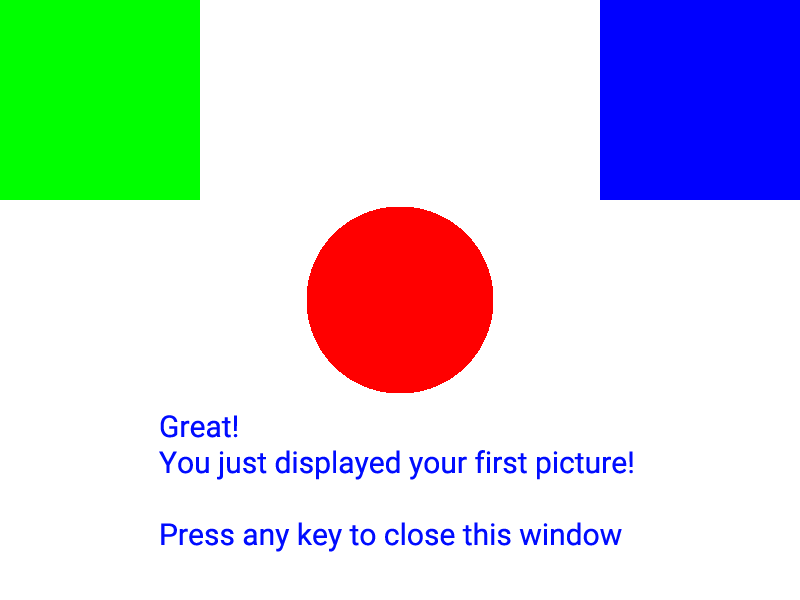
#> input picture 3. 비전 AI/0430/51_CV_images/image001.png, 800 x 600 px; the run also reads 1 picture not shown here
$ jupyter execute '51_Introduction to Computer Vision.ipynb'   (text cells are left out)
#> lines starting #> are read from the running program, lines starting #| are printed output that depends on the picture; after the words box and inside, x2 and y2 are one past the last pixel; in counts of white or black regions, pixels touching at a corner belong together
[cell 1]
import cv2              # OpenCV 라이브러리 가져오기
import numpy as np      # Numpy 라이브러리 가져오기
import sys

print ("You have successfully installed OpenCV version "+cv2.__version__)
print ("Your version of Python is " + sys.version)

[cell 2]
img = cv2.imread("51_CV_images/image001.png")   # 이미지 파일을 메모리에 읽기
#> img is the input picture: shape (600, 800, 3); mean B, G, R 219.1, 215.6, 208.8
cv2.imshow("Image", img)                  # 해당 이미지 표시

cv2.waitKey(0)                            # 아무키나 누르면 이미지 표시창이 종료됩니다.
cv2.destroyAllWindows()

[cell 3]
print (img[:,:,2].shape)
#| (600, 800)

[cell 4]
def matdraw(img):
    plt.axis('off') # 창에있는 x축 y축 제거
    plt.imshow(cv2.cvtColor(img, cv2.COLOR_BGR2RGB))
    plt.show()

# 다수 mat 그리기 함수
# [6 lines left out: function matsdraw, not called in this run]

[cell 5]
# your code here
from skimage import io
import matplotlib.pyplot as plt

img1 = cv2.imread("./51_CV_images/image001.png")
matdraw(img1)

[cell 6]
camera = cv2.VideoCapture(0) #' 첫 번째' 카메라(웹캠)로 VideoCapture 객체 생성

while(True):
    ret, frame = camera.read()                              # 프레임 단위로 캡처
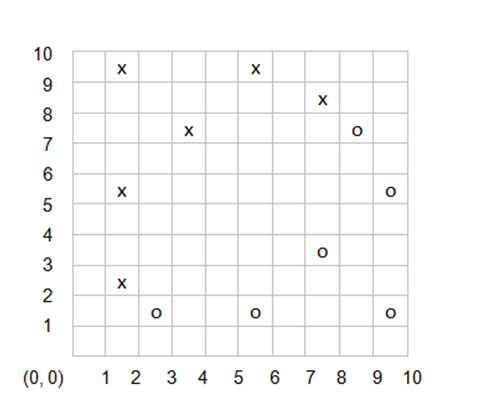
#> input picture 3. 비전 AI/0430/52_CV_images/svm1.jpg, 500 x 400 px, given in place of the camera
#> frame is the input picture: shape (400, 500, 3); mean B, G, R 249.7, 249.8, 249.8
    cv2.imshow('Press Spacebar to Exit',frame)              # 프레임 표시

    if cv2.waitKey(1) & 0xFF == ord(' '):  # 스페이스바가 감지되면 중지
#> (key Esc is pressed here)
        break

camera.release()                           # 스페이스바가 감지된 후 창을 종료
cv2.destroyAllWindows()

[cell 7]
print(img.shape)          # 이 이미지의 크기는 얼마입니까?
#| (600, 800, 3)
                          # 너비, 높이, 채널은 수는?
                          # 힌트: 이미지는 Numpy 배열에서 (높이, 너비, 채널)로 표시됩니다.

[cell 8]
print(img[0,0])           # 배열의 인덱싱은 왼쪽위부터 (0, 0)으로 시작시작합니다.
#| [  0 255   0]
                          # 힌트: OpenCV에서 채널의 순서는 BGR 입니다.

[cell 9]
# your code here
print(img[0, -1])                          # 힌트: 맨 오른쪽 픽셀은 800이 아니라 799입니다. Numpy 배열 인덱싱은 0부터 시작합니다.
#| [255   0   0]

[cell 10]
# your code here
print(img[(img.shape[0]//2), (img.shape[1]//2)])
#| [  0   0 255]

[cell 11]
img = cv2.imread("51_CV_images/image001.png")
grey = cv2.cvtColor(img, cv2.COLOR_BGR2GRAY)  # 색상을 BGR에서 회색조로 변환
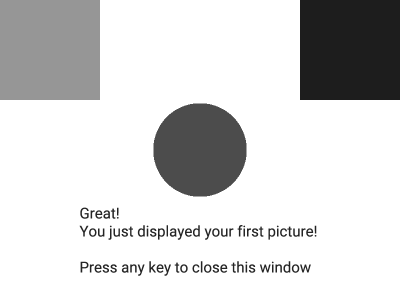
#> grey: shape (600, 800) (shown at 1/2 size); min 29, max 255, mean 214
cv2.imshow("Grey",grey)

cv2.waitKey(0)                                # 아무 키나 누른 후 창 종료
cv2.destroyAllWindows()

[cell 12]
# your code here

img2 = cv2.imread("./51_CV_images/image001.jpg")
gray = cv2.cvtColor(img2, cv2.COLOR_BGR2GRAY)
plt.imshow(gray, cmap='gray')
plt.show()

[cell 13]
#your code here                      # 출력된 크기가 이전의 img.shape와 다른가요?
gray.shape

[cell 14]
#your code here           # 이미지의 왼쪽 상단 모서리의 색상은 무엇입니까? 배열 인덱싱은 0부터 시작합니다.
                          # 원본 이미지의 결과와 무엇이 다른가요?
print(gray[0, 0])
#| 150

[cell 15]
#your code here          # 이미지의 오른쪽 상단 모서리의 색상은 무엇입니까?
                           # 원본 이미지의 결과와 무엇이 다른가요?
print(gray[0, -1])
#| 29

[cell 16]
# 오른쪽 상단에 있는 사각형의 픽셀 강도가 29임을 기억하십시오.
# 이제 29보다 큰 값을 가진 모든 것은 255(흰색)로 표시합니다.
# 이것은 임계값을 29로 설정하고 있음을 의미합니다.

ret,thresholded = cv2.threshold(grey,29,255,cv2.THRESH_BINARY)
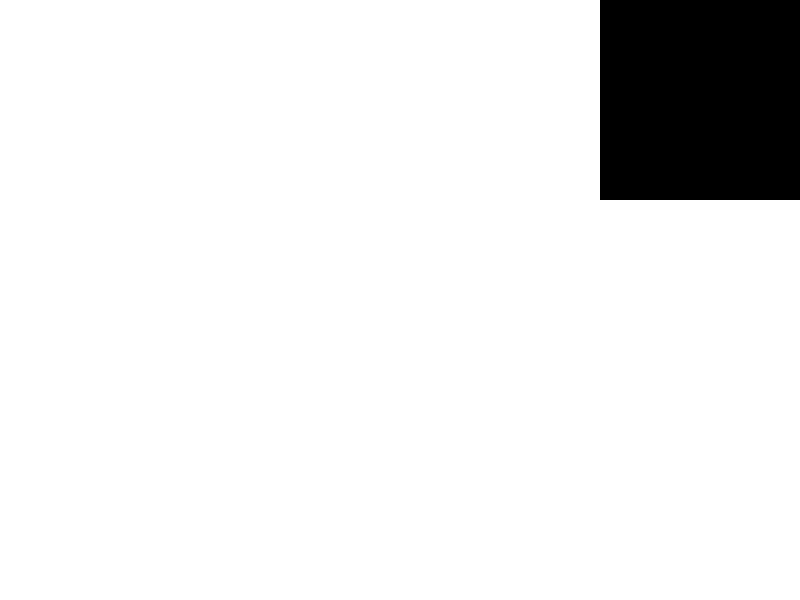
#> thresholded: shape (600, 800); 91.7% white; 1 black region, box (x1, y1, x2, y2) and area: (600, 0, 800, 200) 40000
cv2.imshow("Thresholded",thresholded)

cv2.waitKey(0)                            # 아무 키나 누른 후 창 종료
cv2.destroyAllWindows()

[cell 17]
#your code here
ret2,thresholded2 = cv2.threshold(grey,200,255,cv2.THRESH_BINARY)
#> thresholded2: shape (600, 800); 75.8% white; 78 black regions (8 under 20 px), largest, box (x1, y1, x2, y2) and area: (0, 0, 200, 200) 40000, (600, 0, 800, 200) 40000, (307, 207, 493, 393) 27512
cv2.imshow("Thresholded",thresholded2)

cv2.waitKey(0)                             # 아무 키나 누른 후 창 종료
cv2.destroyAllWindows()

[cell 18]
ret,thresholded = cv2.threshold(grey,29,255,cv2.THRESH_BINARY_INV)    #we use cv2.THRESH_BINARY_INV instead of cv2.THRESH_BINARY
cv2.imshow("Thresholded",thresholded)

cv2.waitKey(0)                             # 아무 키나 누른 후 창 종료
cv2.destroyAllWindows()

[cell 19]
#your code here
ret2,thresholded2 = cv2.threshold(grey,200,255,cv2.THRESH_BINARY_INV)
cv2.imshow("Thresholded",thresholded2)

cv2.waitKey(0)                             # 아무 키나 누른 후 창 종료
cv2.destroyAllWindows()

[cell 20]
ret,thresholded = cv2.threshold(grey,29,255,cv2.THRESH_BINARY_INV)

masked = cv2.bitwise_and(img, img, mask = thresholded)
cv2.imshow("Masked", masked)

cv2.waitKey(0)                            # 아무 키나 누른 후 창 종료
cv2.destroyAllWindows()

[cell 21]
mask = img.copy()                         # 우리가 만들 마스크 이미지. 초기 이미지의 복사본으로 초기화합니다.
(b,g,r) = cv2.split(img)                  # BGR 이미지를  각 채널별로 분할하여 별도로 작업할 수 있습니다.
#> b: shape (600, 800); 85.9% white; 2 black regions, box (x1, y1, x2, y2) and area: (0, 0, 200, 200) 40000, (307, 207, 493, 393) 27512
mask[(b==255)&(g==255)&(r==255)] = 0     # 흰색 배경(BGR 채널이 모두 255인 경우)을 0(검정색)으로 변경합니다.

cv2.imshow("Mask",mask)

cv2.waitKey(0)                            # 아무 키나 누른 후 창 종료
cv2.destroyAllWindows()

[cell 22]
cv2.imshow("Blue Mask",mask[:,:,0])       # 단어가 어떻게 파란색인지 주목하십시오.
cv2.waitKey(0)                            # 아무 키나 누른 후 창 종료
cv2.destroyAllWindows()

[cell 23]
cv2.imshow("Green Mask",mask[:,:,1])
cv2.waitKey(0)                            # 아무 키나 누른 후 창 종료
cv2.destroyAllWindows()

[cell 24]
cv2.imshow("Red Mask",mask[:,:,2])
cv2.waitKey(0)                           # 아무 키나 누른 후 창 종료
cv2.destroyAllWindows()

[cell 25]
mask[300:,:,1]=0                          # 이미지는 행렬임을 기억하십시오. 아래쪽 절반을 검은색(0)으로 만듭니다.
#> mask: shape (600, 800, 3); mean B, G, R 26.1, 21.2, 15.8
cv2.imshow("Green Mask",mask[:,:,1])
cv2.waitKey(0)                           # 아무 키나 누른 후 창 종료
cv2.destroyAllWindows()

[cell 26]
mask.shape

[cell 27]
cv2.imshow("Red Mask",mask[:,:,2])
cv2.waitKey(0)                            # 아무 키나 누른 후 창 종료
cv2.destroyAllWindows()

[cell 28]
#your code here
mask[400:,:,2] = 0                        # 이미지는 행렬임을 기억하십시오. 아래쪽 절반을 검은색(0)으로 만듭니다.
#> mask: shape (600, 800, 3); mean B, G, R 26.1, 21.2, 14.6
cv2.imshow("Red Mask",mask[:,:,2])

cv2.waitKey(0)                            # 아무 키나 누른 후 창 종료
cv2.destroyAllWindows()

[cell 29]
# 두번째 채널이 빨간색입니다. OpenCV에서 색공간은 (B,G,R)입니다.
masked = cv2.bitwise_and(img,img,mask=mask[:,:,2])
cv2.imshow("Circle",masked)

cv2.waitKey(0)                            # 아무 키나 누른 후 창 종료
cv2.destroyAllWindows()

[cell 30]
# 첫번째 채널이 녹색입니다. OpenCV에서 색공간은 (B,G,R)입니다.
masked = cv2.bitwise_and(img,img,mask=mask[:,:,1])
cv2.imshow("Left Green Rectangle",masked)
cv2.waitKey(0)                            # 아무 키나 누른 후 창 종료
cv2.destroyAllWindows()

[cell 31]
# 세번째 채널이 파란색입니다. OpenCV에서 색공간은 (B,G,R)입니다.
masked = cv2.bitwise_and(img,img,mask=mask[:,:,0])
cv2.imshow("Right Blue Rectangle",masked)
cv2.waitKey(0)                            # 아무 키나 누른 후 창 종료
cv2.destroyAllWindows()

[cell 32]
#your code here
mask[400:,:,] = 0                        # 이미지는 행렬임을 기억하십시오. 아래쪽 절반을 검은색(0)으로 만듭니다.
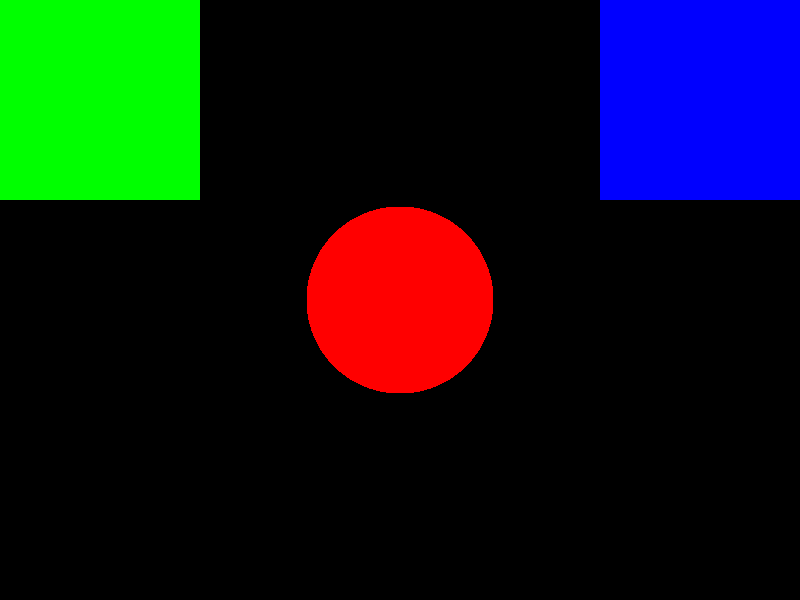
#> mask: shape (600, 800, 3); mean B, G, R 21.2, 21.2, 14.6
cv2.imshow("No Label",mask[:,:,])

cv2.waitKey(0)                            # 아무 키나 누른 후 창 종료
cv2.destroyAllWindows()

[cell 33]
#your code here
resize = cv2.resize(img, (400, 300))    # width, height 고정 크기
cv2.imshow('resize', resize)

cv2.waitKey(0)                                 # 아무 키나 누른 후 창 종료
cv2.destroyAllWindows()

[cell 34]
#your code here
resize.shape

[cell 35]
#your code here
dst = cv2.resize(img, None, fx=1.2, fy =1.2 , interpolation = cv2.INTER_CUBIC )  # x, y비율 정의(0.5배로 축소)
cv2.imshow('dst', dst)

cv2.waitKey(0)                                 # 아무 키나 누른 후 창 종료
cv2.destroyAllWindows()

[cell 36]
#your code here
crop = img[:300, :].copy()
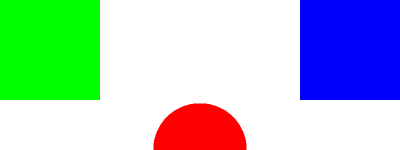
#> crop: shape (300, 800, 3) (shown at 1/2 size); mean B, G, R 197.9, 197.9, 170
cv2.imshow('crop', crop)

cv2.waitKey(0)                            # 아무 키나 누른 후 창 종료
cv2.destroyAllWindows()

[cell 37]
#your code here
crop = img[:, 400:].copy()
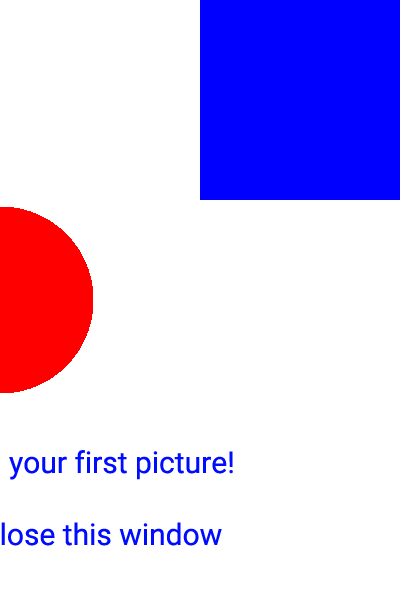
#> crop: shape (600, 400, 3); mean B, G, R 240.4, 194.8, 209.2
cv2.imshow('crop', crop)

cv2.waitKey(0)                             # 아무 키나 누른 후 창 종료
cv2.destroyAllWindows()

[cell 38]
greytest = cv2.imread("51_CV_images/image001_3contours.png",0)    # 해당 이미지 읽기
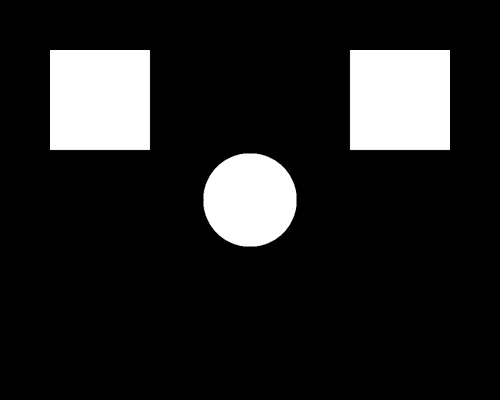
#> input picture 3. 비전 AI/0430/51_CV_images/image001_3contours.png, 500 x 400 px
#> greytest is the input picture: shape (400, 500); min 0, max 255, mean 34.3
contouroutlines = np.zeros(greytest.shape,dtype="uint8")    # 감지된 윤곽을 그리기 위한 빈 캔버스 만들기

# 윤곽선을 찾아봅시다!
# https://docs.opencv.org/3.4/d3/dc0/group__imgproc__shape.html#ga17ed9f5d79ae97bd4c7cf18403e1689a
(cnts,_) = cv2.findContours(greytest, cv2.RETR_EXTERNAL, cv2.CHAIN_APPROX_SIMPLE)
#> cnts = 3 contours; box (x1, y1, x2, y2) and area: (349, 50, 450, 151) 10000, (50, 50, 151, 151) 10000, (203, 153, 297, 247) 6937

for (i, c) in enumerate(cnts):
    cv2.drawContours(contouroutlines, [c], -1, 255, 1)  # 각 윤곽선에 대해 윤곽 영역의 바깥선만 그립니다.
#> this loop made 3 passes
#> c on passes 2 to 3: [[349, 50], [349, 150], [449, 150], [449, 50]], [[50, 50], [50, 150], [150, 150], [150, 50]]
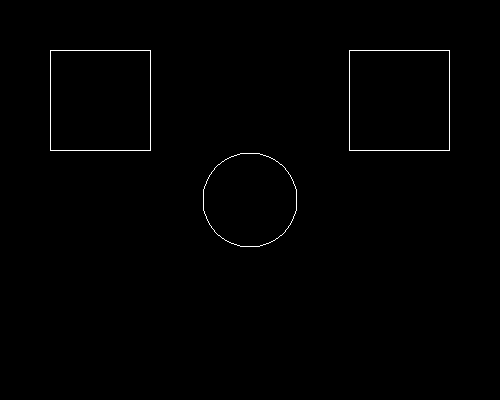
#> contouroutlines: shape (400, 500); 0.53% white in thin lines or dots, all inside (x1, y1, x2, y2) = (50, 50, 450, 247)
                                                        # https://docs.opencv.org/3.4/d6/d6e/group__imgproc__draw.html#ga746c0625f1781f1ffc9056259103edbc
cv2.imshow("Contour Outlines",contouroutlines)          # 결과 표시
cv2.waitKey(0)                                          # 아무 키나 누른 후 창 종료
cv2.destroyAllWindows()

print("There are "+str(len(cnts))+" contours!")         # 감지된 윤곽 수를 출력합니다.
#| There are 3 contours!

[cell 39]
grey = cv2.cvtColor(img, cv2.COLOR_BGR2GRAY)

# 임계값을 적용합니다
(T, thresholded) = cv2.threshold(grey, 0, 255, cv2.THRESH_BINARY_INV | cv2.THRESH_OTSU)
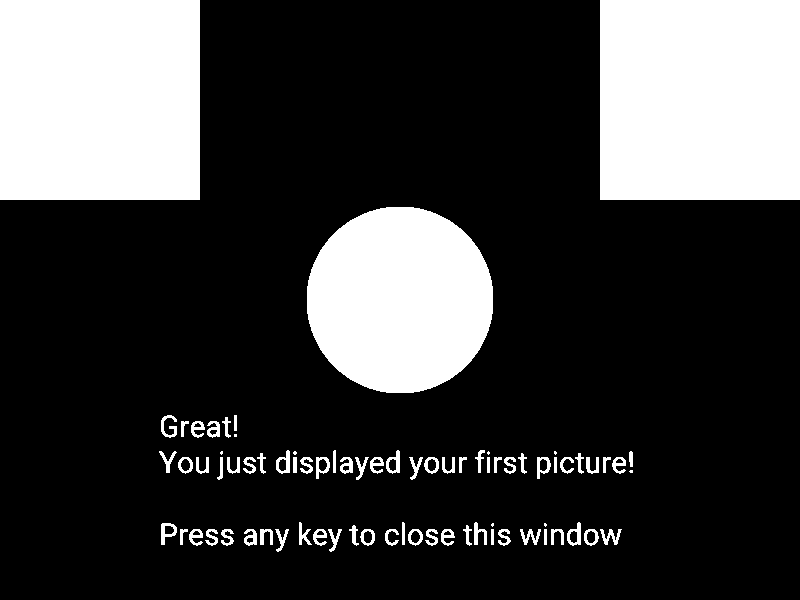
#> thresholded: shape (600, 800); 23.9% white; 78 white regions (8 under 20 px)
#> T = 159
cv2.imshow("Thresholded",thresholded)

cv2.waitKey(0)                           # 아무 키나 누른 후 창 종료
cv2.destroyAllWindows()

[cell 40]
# 윤곽선을 찾아보자!
(cnts,_) = cv2.findContours(thresholded, cv2.RETR_EXTERNAL, cv2.CHAIN_APPROX_SIMPLE)
#> cnts = 78 contours, 8 with area under 20; largest, box (x1, y1, x2, y2) and area: (600, 0, 800, 200) 39601, (0, 0, 200, 200) 39601, (307, 207, 493, 393) 27247, (276, 450, 290, 474) 207, (567, 522, 581, 546) 206

mask = np.zeros(img.shape,dtype="uint8")  # 감지된 윤곽을 그리기 위한 빈 캔버스 만들기
for (i, c) in enumerate(cnts):
    cv2.drawContours(mask, [c], -1, (0,255,0), 1)
#> this loop made 78 passes
#> c on passes 4, 7, 36, 40, 50: [[544, 529], [544, 544], [546, 544], [546, 529]], [[491, 529], [491, 544], [493, 544], [493, 529]], [[554, 457], [554, 472], [556, 472], [556, 457]], [[487, 457], [487, 472], [489, 472], [489, 457]], [[293, 457], [293, 472], [296, 472], [296, 457]]
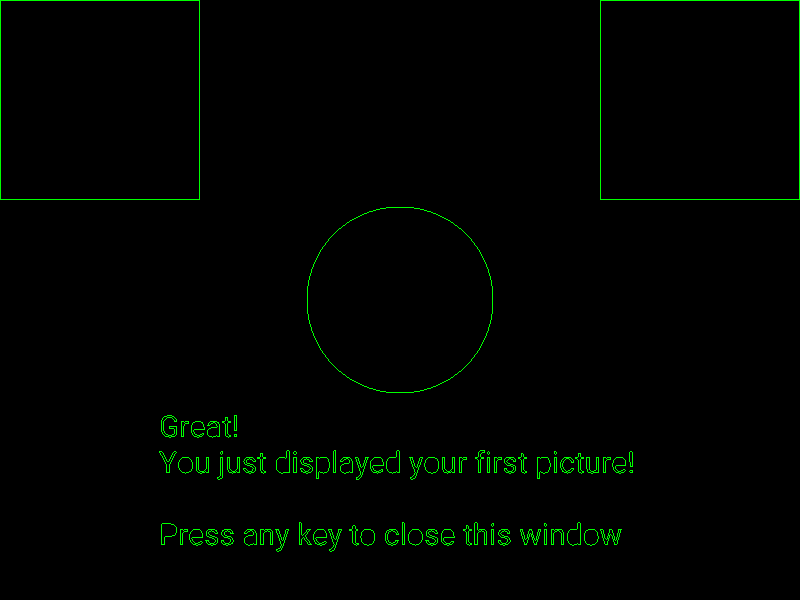
#> mask: shape (600, 800, 3); mean B, G, R 0, 3.3, 0

cv2.imshow("Mask",mask)
cv2.waitKey(0)                            # 아무 키나 누른 후 창 종료
cv2.destroyAllWindows()


print("There are "+str(len(cnts))+" contours!")
#| There are 78 contours!
#> (the rest of the program and of its run is left out)
